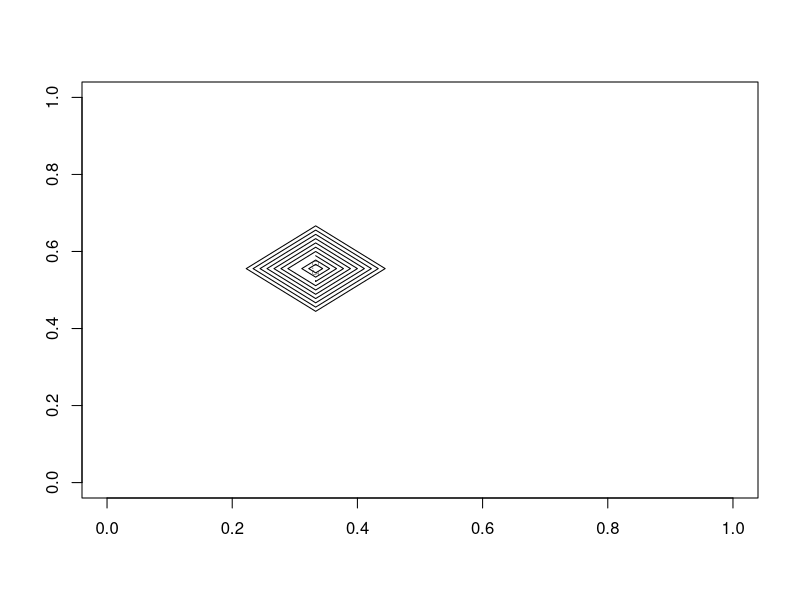
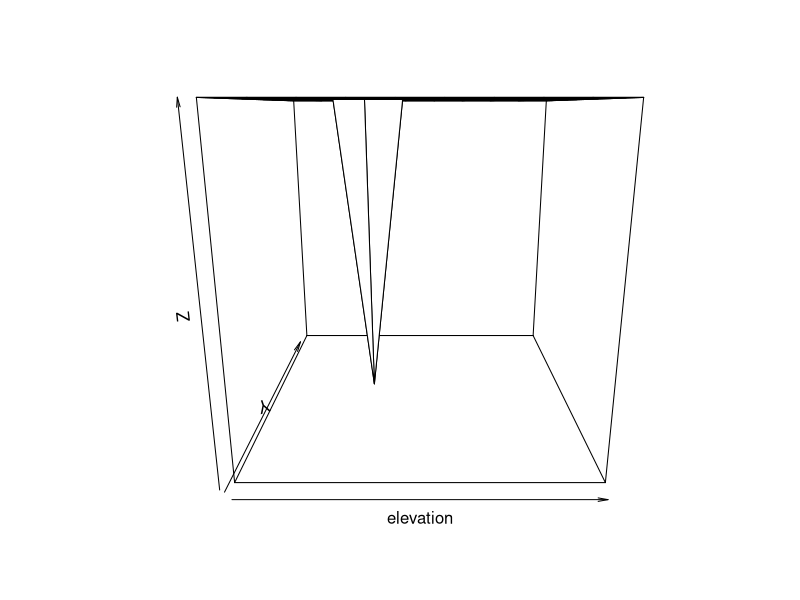
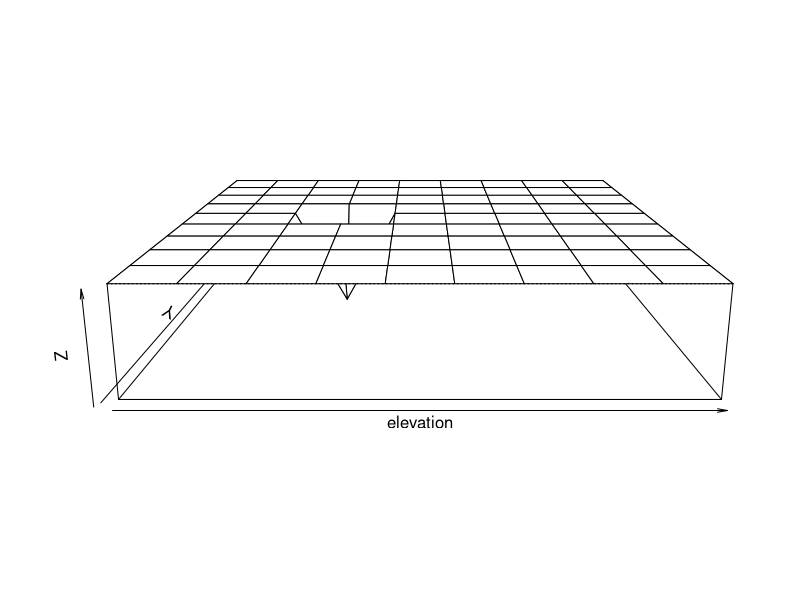
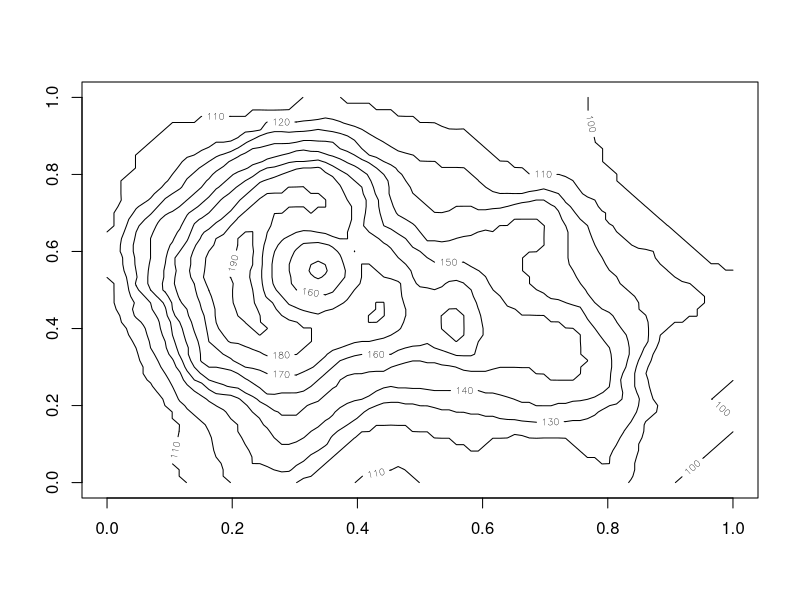
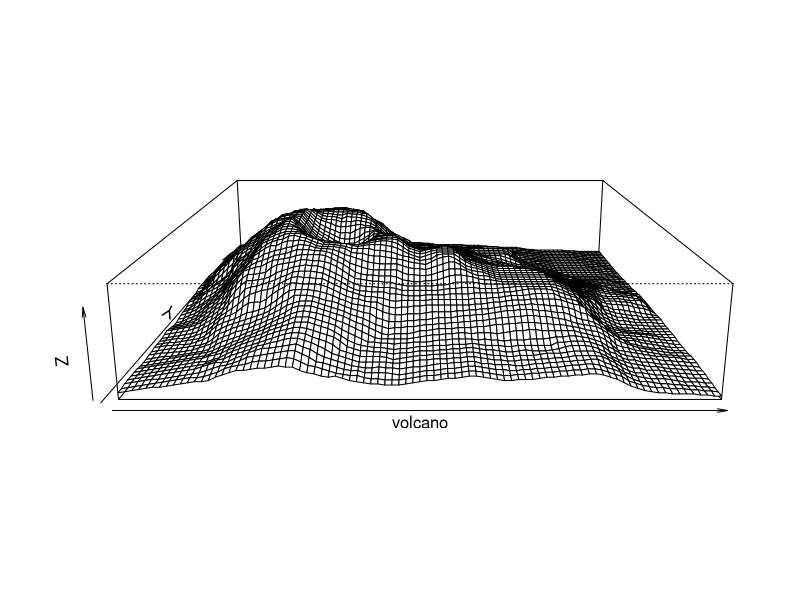
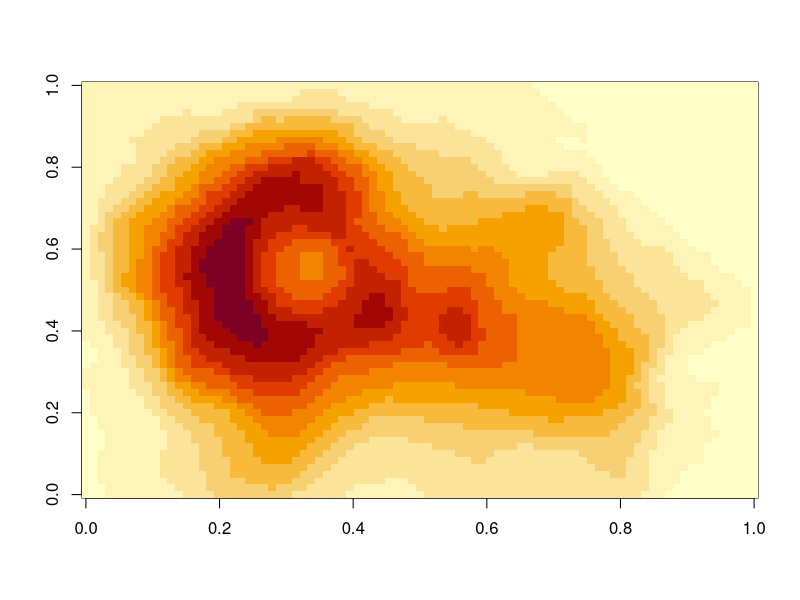

Reproduce these figures in R, in order.
# Week 3

# Matrix Operations.

# Lets make a matrix 3 rows high by 4 columns
# wide with all the its fields set to 0
matrix(0,3,4)

# To init a matrix value,use a vector
# a 3x4 requires 12-item vector
a <- 1:12

# print the value of 1
print(a)

# now init a matrix with a
matrix(a,3,4)

# You can also re-shape the vector
# into a matrix
plank <- 1:8


# The dim assignment function sets dimensions for
# a matrix. It accepts a vector with the number
# of rows and the number of columns to assign
# assign new dimensions to plank by passing a vector
# specifying 2 rows and 4 columns
dim(plank) <- c(2,4)

print(plank)

# another matrix
matrix(1,5,5)

# get the value from second row in the third column 
# from plank
plank[2,3]

# value from first row of fourth column
plank[1,4]

# to set a single value 
plank[1,4] <- 0

# Get the an entire row of a matrix by 
# omitting the column index.
# Get the second row
plank[2,]

# Get the fourth column
plank[,4]

# Get columns 2 through 4
plank[,2:4]

# Matrix Plotting

# Create a matrix which is 10x10 with elevation of 1
elevation <- matrix(1,10,10)

# create a hole
elevation[4,6] <- 0

# create a contour map of the values
contour(elevation)

# create a 3D perspective plot
persp(elevation)

# The perspective plot looks odd. This is because
# persp auto expands the view so that your highest
# value (the beach surface) is the very top.
#
# We can fix that by specifiying our own value for
# the expand parameter
persp(elevation, expand=0.2)

# R includes some sample data sets to play with.
# one of these is volcano a 3D map of a dormant
# volcano. Try to create a map of the volcano
contour(volcano)


# try perspective plot with vertical expansion limited
# 1/5
persp(volcano,expand=0.2)


# the image functio will create a heat map
image(volcano)




